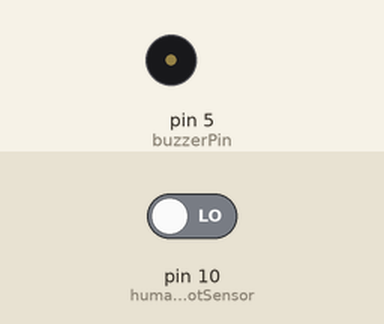
The sketch below on a simulated Arduino Uno, built with avr-gcc and run on an emulated ATmega328P. Parts: buzzer (waves = sounding). Inputs (shaded band) come from the test bench; at power-on: pin 10 (humanHotSensor) LOW. What the sketch prints to the serial monitor is not drawn.

Above: at 1.2 s.
1.3 s: pin 10 (humanHotSensor) driven HIGH
At 2.3 s:
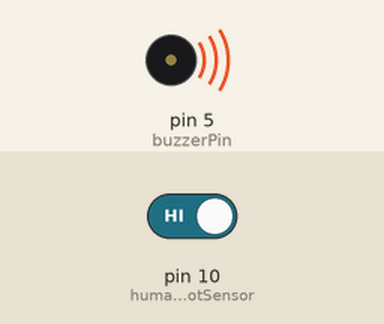
2.8 s: pin 10 (humanHotSensor) driven LOW
At 3.5 s:
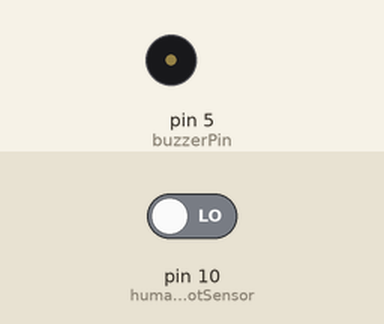
Timing chart, 0 to 5.8 s (numbered marks = the images above; inputs shaded):
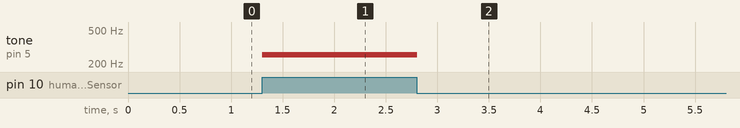

The sketch:

MicroduinoPIR.ino
```cpp
#define humanHotSensor 10

const int buzzerPin =  5;      // the number of the buzzer pin

bool humanHotState=false;

// the setup routine runs once when you press reset:
void setup() {
  // initialize serial communication at 9600 bits per second:
  Serial.begin(9600);
  // make the humanHotSensor's pin an input:
  pinMode(humanHotSensor, INPUT);

  pinMode(buzzerPin, OUTPUT);
}

// the loop routine runs over and over again forever:
void loop() {
  // read the input pin:
  humanHotState = digitalRead(humanHotSensor);
  // print out the state of the button:
  Serial.println(humanHotState);
  delay(1);        // delay in between reads for stability

  if(humanHotState) {
    tone(buzzerPin,255);
  }else {
    tone(buzzerPin,0);
  }

}
```

Measured:
- after the input at 1.3 s, tone on pin 5 (buzzerPin): silent → 255 Hz at once
- after the input at 2.8 s, tone on pin 5 (buzzerPin): 255 Hz → silent at once
